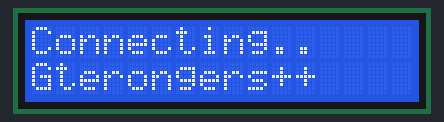
The sketch below on a simulated ESP8266 (NodeMCU). Parts: 16×2 character LCD. WiFi joins after 1.5 s; servers stay silent unless stated; uploads are accepted with an empty reply; what the sketch prints to the serial monitor is not drawn.

Above: at 1.2 s.
At 2.2 s:
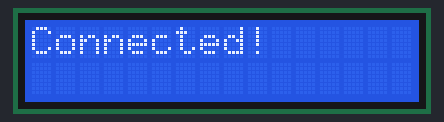
At 7.6 s:
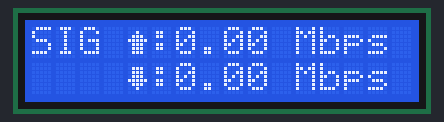
At 30.1 s:
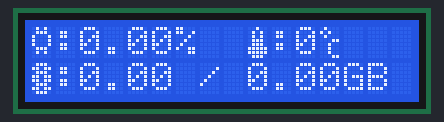

The sketch:

display_summary_openwrt.ino
```cpp
/*
KONFIGURASI :
1. WIFI
2. INTERFACE
3. SERVER API ( DI TAB parse.h)
*/
#include <Wire.h>
#include <LiquidCrystal_I2C.h>
#include <ESP8266WiFi.h>
#include <ESP8266HTTPClient.h>
#include <ArduinoJson.h>
#include "struct.h"
#include "parse.h"
#include "dispChar.h"

LiquidCrystal_I2C lcd(0x27, 16, 2);

const char* ssid = "Gterongers++"; // SSID WIFI ANDA
const char* password = ""; // PASSWORD WIFI ANDA ( JIKA TANPA PASSWORD, KOSONGIN AJA )
String iface = "eth0"; // INTERFACE YANG MAU DI MONITORING

void setup() {
  lcd.begin();
  lcd.createChar(0, up);
  lcd.createChar(1, down);
  lcd.createChar(2, cpu);
  lcd.createChar(3, ram);
  lcd.createChar(4, temp);
  lcd.createChar(5, celc);
  lcd.createChar(6, full);
  lcd.createChar(7, none);

  lcd.setCursor(0,1);
  lcd.print(String(ssid));
  lcd.setCursor(0,0);
  lcd.print("Connecting.");
  Serial.begin(115200);
  WiFi.begin(ssid, password);
  while (WiFi.status() != WL_CONNECTED){
    delay(1000);
    lcd.print(".");
  }
  loadDisp();
}

void loop() {
  if (WiFi.status() == WL_CONNECTED) {
    for(int x=1;x<=10;x++){
        parseNetwork(iface);
        disp0();
      }
    for(int x=1;x<=10;x++){
        parseSysinfo();
        parseTemp();
        disp1();
      }
    parseVnstat(iface);
    disp2();

  }
}
void loadDisp(){
  lcd.clear();
  lcd.print("Connected!");
  parseBoard();
  lcd.setCursor(0,1);
  lcd.print(String(board.hostName));
  delay(2000);
  lcd.clear();
  lcd.setCursor(0,0);
  lcd.print(String(board.kernel));
  lcd.setCursor(0,1);
  lcd.print(String(board.version));
  delay(3000);
}
void disp2(){
  lcd.clear();
  lcd.setCursor(0,0);
  lcd.print(String(iface)+" Month(GB)");
  lcd.setCursor(0,1);
  lcd.write(0);
  lcd.print(":"+String(vnstat.monthUsageTX/1000000));
  lcd.setCursor(8,1);
  lcd.write(1);
  lcd.print(":"+String(vnstat.monthUsageRX/1000000));

  delay(5000);
  lcd.clear();
  lcd.setCursor(0,0);
  lcd.print(String(iface)+" Today(GB)");
  lcd.setCursor(0,1);
  lcd.write(0);
  lcd.print(":"+String(vnstat.todayUsageTX/1000000));
  lcd.setCursor(8,1);
  lcd.write(1);
  lcd.print(":"+String(vnstat.todayUsageRX/1000000));
  delay(5000);
}
void disp0(){
  lcd.clear();
  lcd.setCursor(0,0);
  lcd.print("SIG");
  if(netdata.DOWNLOAD >=1000 || netdata.UPLOAD <= -1000){
    lcd.setCursor(0,1);
    lcd.write(6);
    if(netdata.DOWNLOAD >=5000 || netdata.UPLOAD <= -5000){
      lcd.setCursor(1,1);
      lcd.write(6);
      if(netdata.DOWNLOAD >=10000 || netdata.UPLOAD <= -10000){
        lcd.setCursor(2,1);
        lcd.write(6);
        }else{
          lcd.setCursor(2,1);
          lcd.write(7);
        }
      }else{
        lcd.setCursor(1,1);
        lcd.write(7);
        }
    }else{
      lcd.setCursor(0,1);
      lcd.write(7);
      }
  lcd.setCursor(4,0);
  lcd.write(0);
  lcd.print(":"+String(netdata.DOWNLOAD/1000));
  lcd.print(" Mbps");
  lcd.setCursor(4,1);
  lcd.write(1);
  lcd.print(":"+String(netdata.UPLOAD/1000*-1));
  lcd.print(" Mbps");
  delay(2000);
}
void disp1(){
  lcd.clear();
  lcd.setCursor(0,0);
  lcd.write(2);
  lcd.print(":"+String(sysinfo.cpu));
  lcd.print("%");
  lcd.setCursor(9,0);
  lcd.write(4);
  lcd.print(":"+String(sysinfo.temp/1000));
  lcd.write(5);
  lcd.setCursor(0,1);
  lcd.write(3);
  lcd.print(":"+String(sysinfo.memUsage/1000000000));
  lcd.print(" / "+String(sysinfo.memTot/1000000000));
  lcd.print("GB");
  delay(2000);
}
```

dispChar.h
```cpp
byte up[] = {
  B00000,
  B00100,
  B01110,
  B11111,
  B01110,
  B01110,
  B01110,
  B00000
};
byte down[] = {
  B00000,
  B01110,
  B01110,
  B01110,
  B11111,
  B01110,
  B00100,
  B00000
};
byte cpu[] = {
  B01010,
  B01110,
  B10001,
  B10001,
  B10001,
  B01110,
  B01010,
  B00000
};
byte ram[] = {
  B01110,
  B11011,
  B01110,
  B11011,
  B11011,
  B01110,
  B11011,
  B01110
};
byte temp[] = {
  B00100,
  B01010,
  B01010,
  B01110,
  B01110,
  B11111,
  B11111,
  B01110
};
byte celc[] = {
  B01000,
  B10100,
  B01000,
  B00011,
  B00100,
  B00100,
  B00100,
  B00011
};
byte full[] = {
  B11111,
  B11111,
  B11111,
  B11111,
  B11111,
  B11111,
  B11111,
  B11111
};
byte none[] = {
  B00000,
  B00000,
  B00000,
  B00000,
  B00000,
  B00000,
  B00000,
  B00000
};
```

parse.h
```cpp
/*
SEMUA FUNGSI DATA SUDAH TAK RINGKAS, JADI KALIAN BISA MEMODIFIKASI / MEMBUAT DASHBOARD BARU DENGAN FUNGSI DIBAWAH
hasil data :
1. getData(data);
1.1 String jsonData

2. parseVnstat(interface);
2.1 Hari ini (vnstat.todayUsageTX & vnstat.todayUsageRX)
2.2 Kemarin (vnstat.yesterdayUsageTX & vnstat.yesterdayUsageRX)
2.3 Bulan ini (vnstat.monthUsageTX &vnstat.monthUsageRX)
2.4 Bulan lalu (vnstat.lastMonthUsageTX & vnstat.lastMonthUsageRX)
2.5 Total penggunaan (vnstat.totalUsageTX & vnstat.totalUsageRX)

3. parseSysinfo();
3.1 Penggunaan Memory / RAM (sysinfo.memUsage , sysinfo.memTot & sysinfo.memFree)
3.2 Uptime (sysinfo.uptime) data berupa UnixTime
3.3 CPU (sysinfo.cpu) data berupa persentase

4. parseNetwork(interface);
4.1 Upload Speed (netdata.UPLOAD)
4.2 Download Speed (netdata.DOWNLOAD)

5.parseBoard();
5.1 board.kernel (Kernel device yang digunakan)
5.2 board.version (Versi OpenWrt)
5.3 board.hostName (Hostname)

6. parseTemp();
6.1 sysinfo.temp (Temperatur CPU)
*/
WiFiClient wifiClient;
StaticJsonDocument<16384> doc;

String apiUrl = "http://192.168.1.1/api/api.php?";
String jsonData = " ";

void getData(String dt){ // Usage : getData(data yang diambil);
  HTTPClient http;
  http.begin(wifiClient,apiUrl+dt);
  if (http.GET() > 0) {
      jsonData = http.getString();
      Serial.println("GET DATA OK");
    }
  else Serial.println("ERR : " + http.GET());
}
void parseVnstat(String interfaces){ // Usage : parseVnstat(Interfaces vnstat);
    getData("vnstat="+interfaces);
    DeserializationError err = deserializeJson(doc, jsonData);
    if (err){
      Serial.print("ERR : ");
      Serial.println(err.f_str());
    }else{
      vnstat.todayUsageTX = doc["vnstat"]["data"][0]["interfaces"][0]["traffic"]["days"][0]["tx"];
      vnstat.todayUsageRX = doc["vnstat"]["data"][0]["interfaces"][0]["traffic"]["days"][0]["rx"];

      vnstat.yesterdayUsageTX = doc["vnstat"]["data"][0]["interfaces"][0]["traffic"]["days"][1]["tx"];
      vnstat.yesterdayUsageRX = doc["vnstat"]["data"][0]["interfaces"][0]["traffic"]["days"][1]["rx"];

      vnstat.monthUsageTX = doc["vnstat"]["data"][0]["interfaces"][0]["traffic"]["months"][0]["tx"];
      vnstat.monthUsageRX = doc["vnstat"]["data"][0]["interfaces"][0]["traffic"]["months"][0]["rx"];

      vnstat.lastMonthUsageTX = doc["vnstat"]["data"][0]["interfaces"][0]["traffic"]["months"][1]["tx"];
      vnstat.lastMonthUsageRX = doc["vnstat"]["data"][0]["interfaces"][0]["traffic"]["months"][1]["rx"];

      vnstat.totalUsageTX = doc["vnstat"]["data"][0]["interfaces"][0]["traffic"]["total"]["tx"];
      vnstat.totalUsageRX = doc["vnstat"]["data"][0]["interfaces"][0]["traffic"]["total"]["rx"];

      Serial.println("VNSTAT PARSE OK");
    }
}
void parseSysinfo(){ // Usage : parseSysinfo();
    getData("netdata=system.cpu&system=info");
    DeserializationError err = deserializeJson(doc, jsonData);
    if (err){
      Serial.print("ERR : ");
      Serial.println(err.f_str());
    }else{
      sysinfo.memFree = doc["system"]["data"][0]["memory"]["free"];
      sysinfo.memTot = doc["system"]["data"][0]["memory"]["total"];
      sysinfo.memUsage = sysinfo.memTot-sysinfo.memFree;
      sysinfo.uptime = doc["system"]["data"][0]["uptime"];
      sysinfo.cpu = doc["netdata"]["data"][0]["data"][0][6];
      Serial.println("SYSINFO DATA PARSE OK");
    }
}
void parseNetwork(String iface){ // Usage : parseNetwork(interface network);
    getData("netdata=net."+iface);
    DeserializationError err = deserializeJson(doc, jsonData);
    if (err){
      Serial.print("ERR : ");
      Serial.println(err.f_str());
    }else{
      netdata.UPLOAD = doc["netdata"]["data"][0]["data"][0][2];
      netdata.DOWNLOAD = doc["netdata"]["data"][0]["data"][0][1];
      Serial.println(String(netdata.UPLOAD));
      Serial.println(String(netdata.DOWNLOAD));
      Serial.println("NETWORK DATA PARSE OK");
    }
}
void parseBoard(){ // Usage : parseBoard();
    getData("system=board&netdata=temp");
    DeserializationError err = deserializeJson(doc, jsonData);
    if (err){
      Serial.print("ERR : ");
      Serial.println(err.f_str());
    }else{
      board.kernel = doc["system"]["data"][0]["kernel"];
      board.hostName = doc["system"]["data"][0]["hostname"];
      board.version = doc["system"]["data"][0]["release"]["version"];
      Serial.println("BOARD DATA PARSE OK");
    }
}
void parseTemp(){
    getData("netdata=temp");
    DeserializationError err = deserializeJson(doc, jsonData);
    if (err){
      Serial.print("ERR : ");
      Serial.println(err.f_str());
    }else{
      sysinfo.temp = doc["netdata"]["data"][0]["temp"];
      Serial.println("TEMP DATA PARSE OK");
    }
}
```

struct.h
```cpp
struct sysinfo {
  int uptime;
  float memFree;
  float memUsage;
  float memTot;
  int temp;
  float cpu;
} sysinfo;
struct board {
  const char* kernel;
  const char* hostName;
  const char* version;
} board;
struct vnstat {
  float todayUsageTX;
  float todayUsageRX;
  float yesterdayUsageTX;
  float yesterdayUsageRX;
  float monthUsageTX;
  float monthUsageRX;
  float lastMonthUsageTX;
  float lastMonthUsageRX;
  float totalUsageTX;
  float totalUsageRX;
} vnstat;
struct netdata {
  float UPLOAD;
  float DOWNLOAD;
} netdata;
```

Measured:
- what the display in image 0 shows lasts 1.1 s, from 1.1 s to 2.2 s
- what the display in image 1 shows lasts 2.2 s, from 2.2 s to 4.4 s
- what the display in image 2 shows lasts 22.5 s, from 7.6 s to 30.1 s
